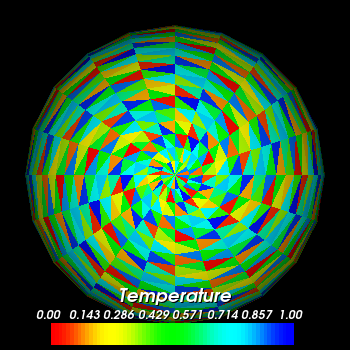

This chart was generated by the following Python code:
#!/usr/bin/env python

# Test vtkScalarBarActor with random cell colors on a sphere.

import vtkmodules.vtkInteractionStyle  # noqa: F401
import vtkmodules.vtkRenderingFreeType  # noqa: F401
import vtkmodules.vtkRenderingOpenGL2  # noqa: F401

from vtkmodules.vtkCommonCore import vtkFloatArray
from vtkmodules.vtkFiltersProgrammable import vtkProgrammableAttributeDataFilter
from vtkmodules.vtkFiltersSources import vtkSphereSource
from vtkmodules.vtkRenderingAnnotation import vtkScalarBarActor
from vtkmodules.vtkRenderingCore import (
    vtkActor,
    vtkPolyDataMapper,
    vtkRenderWindow,
    vtkRenderWindowInteractor,
    vtkRenderer,
)

# Create sphere
sphere = vtkSphereSource()
sphere.SetThetaResolution(20)
sphere.SetPhiResolution(40)

# Fixed color values for 760 cells (20 theta * 38 phi strips)
fixed_cell_values = [
    0.12, 0.87, 0.34, 0.56, 0.78, 0.23, 0.91, 0.45, 0.67, 0.09,
    0.82, 0.38, 0.54, 0.71, 0.16, 0.93, 0.41, 0.63, 0.05, 0.88,
    0.29, 0.52, 0.74, 0.18, 0.96, 0.43, 0.65, 0.07, 0.81, 0.36,
    0.58, 0.73, 0.14, 0.92, 0.47, 0.69, 0.03, 0.85, 0.31, 0.53,
]

# Programmable filter callback to assign fixed colors
def color_cells(obj=None, event=""):
    input_data = random_colors.GetInput()
    output_data = random_colors.GetOutput()
    num_cells = input_data.GetNumberOfCells()
    colors = vtkFloatArray()
    colors.SetNumberOfTuples(num_cells)
    for i in range(num_cells):
        colors.SetValue(i, fixed_cell_values[i % len(fixed_cell_values)])
    output_data.GetCellData().CopyScalarsOff()
    output_data.GetCellData().PassData(input_data.GetCellData())
    output_data.GetCellData().SetScalars(colors)

random_colors = vtkProgrammableAttributeDataFilter()
random_colors.SetInputConnection(sphere.GetOutputPort())
random_colors.SetExecuteMethod(color_cells)

# Mapper and actor
sphere_mapper = vtkPolyDataMapper()
sphere_mapper.SetInputConnection(random_colors.GetOutputPort())
sphere_mapper.SetScalarRange(random_colors.GetPolyDataOutput().GetScalarRange())

sphere_actor = vtkActor()
sphere_actor.SetMapper(sphere_mapper)

# Scalar bar
scalar_bar = vtkScalarBarActor()
scalar_bar.SetLookupTable(sphere_mapper.GetLookupTable())
scalar_bar.SetTitle("Temperature")
scalar_bar.GetPositionCoordinate().SetCoordinateSystemToNormalizedViewport()
scalar_bar.GetPositionCoordinate().SetValue(0.1, 0.01)
scalar_bar.SetOrientationToHorizontal()
scalar_bar.SetWidth(0.8)
scalar_bar.SetHeight(0.17)
scalar_bar.SetPosition(scalar_bar.GetPosition())

# Renderer
renderer = vtkRenderer()
renderer.AddActor(sphere_actor)
renderer.AddViewProp(scalar_bar)

render_window = vtkRenderWindow()
render_window.AddRenderer(renderer)
render_window.SetWindowName("core scalar bar")
render_window.SetMultiSamples(0)
render_window.SetSize(350, 350)

interactor = vtkRenderWindowInteractor()
interactor.SetRenderWindow(render_window)

# Scene
renderer.ResetCamera()
renderer.GetActiveCamera().Zoom(1.5)

# First render computes scalar bar layout, then update label count
render_window.Render()
scalar_bar.SetNumberOfLabels(8)

interactor.Initialize()
interactor.Start()
